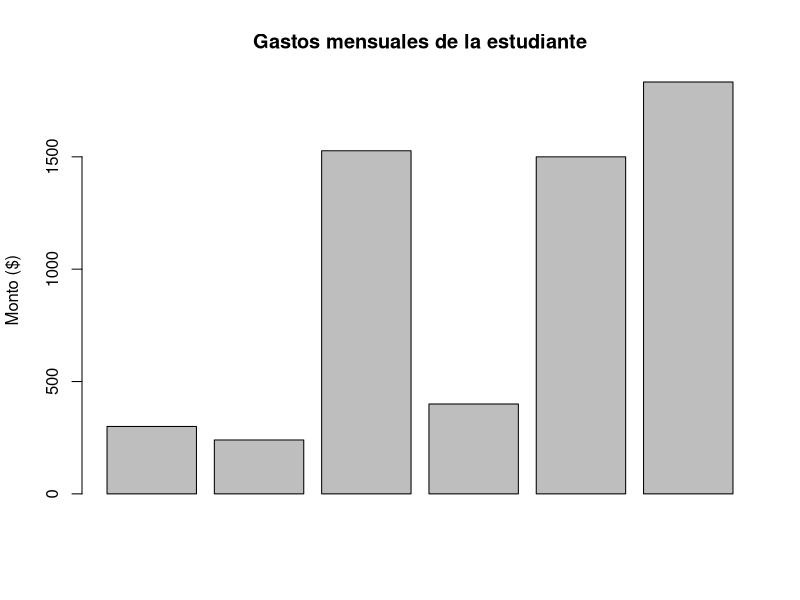
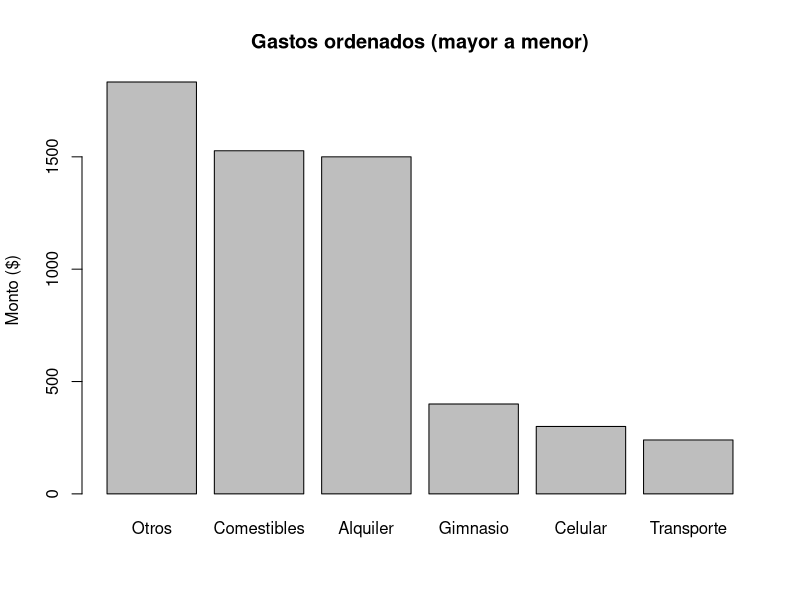
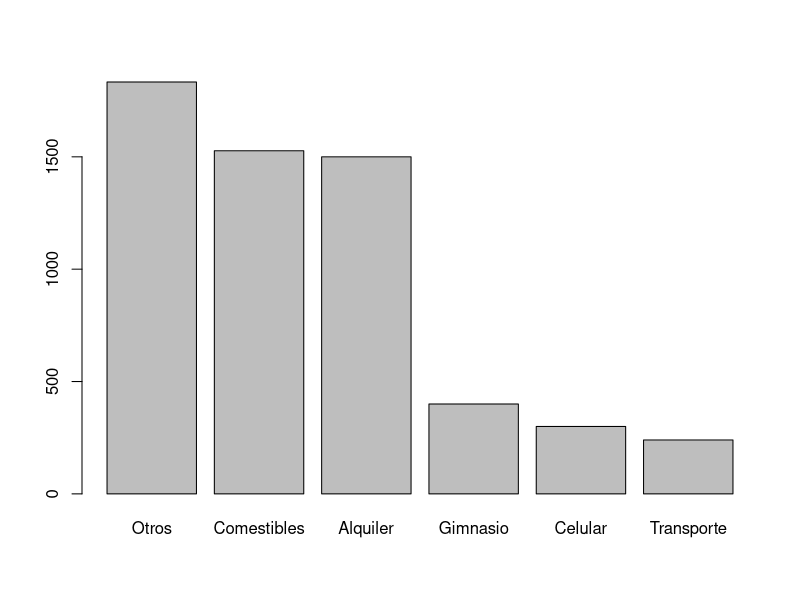
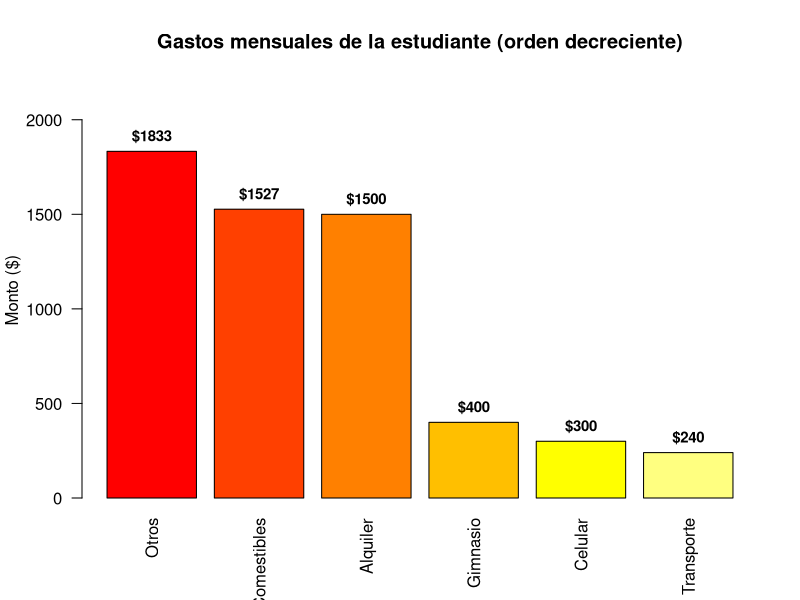

These charts were generated, in order, by the following R code:
# ===============================================================
# Laboratorio 1: Empezar con R y RStudio
# Trabajar con datos en R
# Semestre Agosto - Diciembre 2025
# (Instrucciones transcritas y resueltas en R)
# Fuente: Lab_Semana_1.pdf
# Alumno: Luis Miguel Toribio Ferrer
# Matricula: 2173385
# Materia: Estadistica en la Investigación Cientiica
# ===============================================================


# ---------------------------------------------------------------
# Parte 1. R y RStudio
# Primer contacto con la consola de R
# ---------------------------------------------------------------

# Instrucción:
# "Considere las facturas mensuales de una estudiante universitaria de la MCF:
#  celular $300, transporte $240, comestibles $1527, gimnasio $400,
#  alquiler $1500, otros $1833. Use R para encontrar los gastos totales."

# Gastos totales
300 + 240 + 1527 + 400 + 1500 + 1833

# Instrucción:
# "Cree objetos para cada gasto e inspecciónelos."

celular     <- 300
transporte  <- 240
comestibles <- 1527
gimnasio    <- 400
alquiler    <- 1500
otros       <- 1833

celular; transporte; comestibles; gimnasio; alquiler; otros

# Instrucción:
# "Cree un objeto total con la suma de los gastos."
total <- celular + transporte + comestibles + gimnasio + alquiler + otros
total

# Instrucción:
# "Suponiendo que la estudiante tiene los mismos gastos todos los meses,
#  ¿cuánto gastaría durante un semestre escolar? (5 meses)."
gasto_semestre <- total * 5
gasto_semestre

# Instrucción:
# "¿Cuánto gastaría durante un año escolar? (10 meses)."
gasto_anual <- total * 10
gasto_anual

# ---------------------------------------------------------------
# Nombre de los objetos (reglas)
# ---------------------------------------------------------------
# Comentarios demostrativos (no ejecutar asignaciones inválidas):
# 5variable <- 5      # inválido: no puede iniciar con número
# _invalid  <- 10     # inválido: no puede iniciar con guión bajo
# my,variable <- 3    # inválido: coma
# my variable <- 1    # inválido: espacio

# ---------------------------------------------------------------
# Funciones
# ---------------------------------------------------------------

# Valor absoluto
abs(10)
abs(-4)

# Raíz cuadrada
sqrt(9)

# Logaritmo natural
log(2)

# ---------------------------------------------------------------
# Comentarios en R (#)
# ---------------------------------------------------------------
# este es un comentario
2 * 9
4 + 5  # comentario al final de la línea

# ---------------------------------------------------------------
# R distingue mayúsculas y minúsculas
# ---------------------------------------------------------------
celular <- 300
Celular <- -300
CELULAR <- 8000

celular + Celular   # 300 + (-300) = 0
CELULAR - celular   # 8000 - 300 = 7700

# ---------------------------------------------------------------
# Obtener ayuda
# ---------------------------------------------------------------
# help(abs)
# ?abs
# help(mean)
# ?mean
# help.search("absolute")
# ??absolute

# ---------------------------------------------------------------
# Autoevaluación (gráficas y ordenamientos)
# ---------------------------------------------------------------

# "Toma los objetos creados y crea un vector 'gastos'"
gastos <- c(celular, transporte, comestibles, gimnasio, alquiler, otros)


# "Use barplot() para producir un diagrama de barras:"
barplot(gastos,
        main = "Gastos mensuales de la estudiante",
        ylab = "Monto ($)",
        names.arg = names(gastos))

# "Use sort() para ordenar en orden decreciente:"
gastos_ordenados <- sort(gastos, decreasing = TRUE)
gastos_ordenados
gastos_variables <- c('Otros', 'Comestibles', 'Alquiler', 'Gimnasio', 'Celular', 'Transporte')

# "Gráfico de barras en orden decreciente:"
barplot(gastos_ordenados,
        main = "Gastos ordenados (mayor a menor)",
        ylab = "Monto ($)",
        names.arg = gastos_variables)

# tambien se puede emplear 
barplot(sort(gastos, decreasing = TRUE), names.arg = gastos_variables)
# "Opcional: mostrar nombres de variables debajo de cada barra."  # Ya se hizo con names.arg

barplot(
  gastos_ordenados,
  main = "Gastos mensuales de la estudiante (orden decreciente)",
  ylab = "Monto ($)",
    names.arg = gastos_variables,
  col = heat.colors(length(gastos_ordenados)),
  las = 2,                # etiquetas verticales para que no se encimen
  ylim = c(0, max(gastos_ordenados) * 1.2) # espacio extra arriba
) -> bp

# Agregar etiquetas con los montos encima de cada barra
text(
  x = bp,
  y = gastos_ordenados,
  labels = paste0("$", gastos_ordenados),
  pos = 3,                # encima de la barra
  cex = 0.9,
  font = 2
)




# PARTE II ----------------------------------------------------------------


# ===============================================================
# Parte II. Variables
# ===============================================================

#**Problema 1:**
# Identifique el tipo de variable (cualitativa o cuantitativa) para la lista de preguntas de una encuesta aplicada a estudiantes universitarios en una clase de estadística:

resp_p1 <- list(
  "Nombre de estudiante"                                  = "Cualitativa",
  "Fecha de nacimiento (p.ej., 21/10/1995)"               = "Cualitativa",
  "Edad (años)"                                           = "Cuantitativa",
  "Dirección de casa"                                     = "Cualitativa",
  "Número de teléfono"                                    = "Cualitativa",
  "Área principal de estudio"                             = "Cualitativa",
  "Grado de año universitario (1°,2°,3°,4°)"              = "Cualitativa",
  "Puntaje en la prueba (0–100)"                          = "Cuantitativa",
  "Calificación general: A, B, C, D, F"                   = "Cualitativa",
  "Tiempo para completar la prueba (minutos)"             = "Cuantitativa",
  "Número de hermanos"                                    = "Cuantitativa"
)


#**Problema 2:**
# Elija un objeto (cualquier objeto, por ejemplo, animales, plantas, países, instituciones, etc.) y obtenga una lista de 14 variables: 7 cuantitativas y 7 categóricas.

# 7 cualitativas (categoricas)
especie      <- c("Perro","Gato","Caballo","Vaca","Elefante")
habitat      <- c("Doméstico","Doméstico","Rural","Rural","Sabana")
color        <- c("Negro","Blanco","Café","Manchado","Gris")
alimentacion <- c("Carnívoro","Carnívoro","Herbívoro","Herbívoro","Herbívoro")
region       <- c("América","Europa","Asia","África","África")
sexo         <- c("Macho","Hembra","Macho","Hembra","Macho")
estatus      <- c("Doméstico","Doméstico","Ganadero","Ganadero","Silvestre")

# 7 cuantitativas 
peso_kg            <- c(35, 5, 450, 600, 4000)
altura_cm          <- c(60, 25, 160, 140, 300)
edad_años         <- c(5, 3, 10, 6, 25)
velocidad_kmh      <- c(45, 48, 55, 40, 25)
n_crias            <- c(0, 0, 1, 1, 1)
temperatura_c      <- c(38.3, 38.6, 37.8, 38.5, 36.6)
longevidad_años   <- c(13, 15, 30, 20, 60)

#**Problema 3:**
# Considere una variable con valores numéricos que describen formas electrónicas de expresar opiniones personales: 1 = Twitter; 2 = correo electrónico; 3 = mensaje de texto; 4 = Facebook; 5 = blog. ¿Es esta una variable cuantitativa o cualitativa? Explique.

#Respuesta: Es CUALITATIVA 
# Explicación: Los números son etiquetas de categorías, no magnitudes. No tienen orden ni distancia significativos.

#**Problema 4:**
#Para cada pregunta de investigación, (1) identifique a los individuos de interés (el grupo o grupos que se están estudiando), (2) identifique la (s) variable (s) (la característica sobre la que recopilaríamos datos) y (3) determine si cada variable es categórico o cuantitativo.


# ¿Horas promedio que los estudiantes de universidades públicas trabajan por semana?

# Individuos: Estudiantes de universidades públicas.
# Variable: Horas trabajadas por semana.
#Tipo: Cuantitativa.

# ¿Proporción de estudiantes universitarios de México inscritos en universidad pública?

# Individuos: Estudiantes universitarios de México.
# Variable: Tipo de universidad (pública/privada).
# Tipo: Cualitativa.

# En universidades públicas, ¿las estudiantes femeninas tienen promedio CENEVAL más alto que varones? 

# Individuos: Estudiantes de universidades públicas.
# Variables: Puntaje CENEVAL 
# Tipo: Cualitativa.

# ¿Es más probable que los atletas universitarios reciban asesoría académica que los no atletas?

# Individuos: Estudiantes universitarios.
# Variables: Condición (atleta/no), Asesoría académica (sí/no).
# Tipo: Ambas cualitativas nominales.

#Si reuniéramos datos para responder a las preguntas de la investigación anterior, ¿qué datos podrían analizarse mediante un histograma? ¿Cómo lo sabes?.

#respuesta: Con los datos de esta investigación no podemos usar histogramas, porque no hay variables numéricas continuas o discretas que justifiquen intervalos.

#El histograma solo se aplica a variables cuantitativas (números medibles) porque requiere intervalos de clase para mostrar frecuencias.

    
